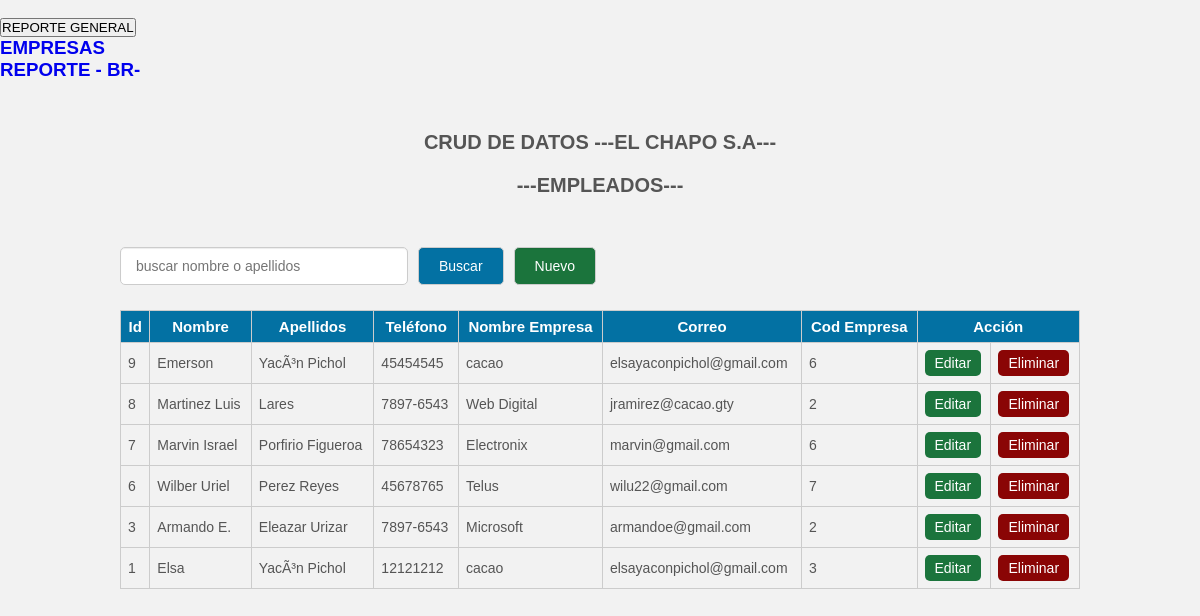
The page / on the database its author committed.
### tables this page shows
CREATE TABLE IF NOT EXISTS `empleados` (
  `id` int(11) NOT NULL AUTO_INCREMENT,
  `nombre` text NOT NULL,
  `apellidos` text NOT NULL,
  `telefono` text NOT NULL,
  `nempresa` text NOT NULL,
  `correo` text NOT NULL,
  `idEmpresa` int(11) NOT NULL,
  PRIMARY KEY (`id`)
);

### index.php (the view, shortened to what this page needs)
<?php
	include_once 'conexion.php';
	$sentencia_select=$con->prepare('SELECT *FROM empleados ORDER BY id DESC');
	$sentencia_select->execute();
	$resultado=$sentencia_select->fetchAll();
?>
 <a href="http://localhost/reportechapo/BD/index.php" target="_blank">
 	<br>
<button class="btn btn__reportegeneral"><center>REPORTE GENERAL</center></button>
							</a>
<!DOCTYPE html>
<html lang="es">
<head>
	<link rel="stylesheet" href="css/estilo.css">
	<h3><a href="entidad.php">EMPRESAS</a></h3>
	<h3><a href="busqueda.php" class="btn btn__reporte">REPORTE - BR- </a></h3>
</head>
<body>
	<div class="contenedor">
		<h2>CRUD DE DATOS ---EL CHAPO S.A--- </h2>
		<h2> ---EMPLEADOS--- </h2>
		<div class="barra__buscador">
			<form action="" class="formulario" method="post">
				<input type="text" name="buscar" placeholder="buscar nombre o apellidos"
				value="<?php if(isset($buscar_text)) echo $buscar_text; ?>" class="input__text">
				<input type="submit" class="btn" name="btn_buscar" value="Buscar">
				<a href="insertar.php" class="btn btn__nuevo">Nuevo</a>
			</form>
		</div>
		<table>
			<tr class="head">
				<td>Id</td>
				<td>Nombre</td>
				<td>Apellidos</td>
				<td>Teléfono</td>
				<td>Nombre Empresa</td>
				<td>Correo</td>
				<td>Cod Empresa</td>
				<td colspan="2">Acción</td>
			</tr>
			<?php foreach($resultado as $fila):?>
				<tr >
					<td><?php echo $fila['id']; ?></td>
					<td><?php echo $fila['nombre']; ?></td>
					<td><?php echo $fila['apellidos']; ?></td>
					<td><?php echo $fila['telefono']; ?></td>
					<td><?php echo $fila['nempresa']; ?></td>
					<td><?php echo $fila['correo']; ?></td>
					<td><?php echo $fila['idEmpresa']; ?></td>
					<td><a href="update.php?id=<?php echo $fila['id']; ?>"  class="btn__update" >Editar</a></td>
					<td><a href="delete.php?id=<?php echo $fila['id']; ?>" class="btn__delete">Eliminar</a></td>
				</tr>
			<?php endforeach ?>
		</table>
	</div>
</body>
</html>

### css/estilo.css (style rules this page uses)
* { padding: 0; margin: 0px; box-sizing: border-box; }
body { font-family: 'Arial',sans-serif; font-size: 16px; background: #f2f2f2; }
a { text-decoration: none; }
.contenedor { width: 80%; max-width: 1000px; margin: 30px auto; overflow: hidden; }
h2 { display: block; margin-top: 20px; margin-bottom: 20px; text-align: center; font-size: 20px; font-family: 'Arial', sans-serif; font-weight: bold; color: #555; }
.barra__buscador { width: 100%; margin-top: 50px; margin-bottom: 10px; }
.formulario { display: flex; width: 100%; overflow: hidden; }
form .input__text { width: 100%; border: 1px solid #ccc; border-radius: 5px; box-shadow: 0 1px 1px rgba(0, 0, 0, 0.075) inset; color: #848688; display: block; font-size: 14px; margin-bottom: 15px; padding: 10px 15px; max-width: 30%; margin-right: 10px; outline: medium none; }
form .btn { border: 1px solid #ccc; border-radius: 5px; box-shadow: 0 1px 1px rgba(0, 0, 0, 0.075) inset; color: #fff; display: block; font-size: 14px; background: rgb(3, 113, 163); margin-bottom: 15px; padding: 10px 20px; margin-right: 10px; outline: medium none; cursor: pointer; }
.btn__nuevo { float: right; background: #1b743c !important; }
table { width: 100%; border-collapse: collapse; }
table .head { background: rgb(3, 113, 163); }
table .head td { color: #fff; font-family: 'Arial',sans-serif; font-weight: bold; font-size: 15px; text-align: center; }
table tr td { border:1px solid #ccc; padding: 7px; font-size: 14px; color: #555; }
.btn__update { display: inline-block; font-size: 14px; background: #1b743c; color: #fff; border-radius: 5px; padding: 5px 10px; }
.btn__delete { display: inline-block; font-size: 14px; background: #8a0505; color: #fff; border-radius: 5px; padding: 5px 10px; }

### rows shown on the page
empleados: id "9", nombre "Emerson", apellidos "YacÃ³n Pichol", telefono "45454545", nempresa "cacao", correo "elsayaconpichol@gmail.com", idEmpresa "6"
empleados: id "8", nombre "Martinez Luis", apellidos "Lares", telefono "7897-6543", nempresa "Web Digital", correo "jramirez@cacao.gty", idEmpresa "2"
empleados: id "7", nombre "Marvin Israel", apellidos "Porfirio Figueroa", telefono "78654323", nempresa "Electronix", correo "marvin@gmail.com", idEmpresa "6"
empleados: id "6", nombre "Wilber Uriel", apellidos "Perez Reyes", telefono "45678765", nempresa "Telus", correo "wilu22@gmail.com", idEmpresa "7"
empleados: id "3", nombre "Armando E.", apellidos "Eleazar Urizar", telefono "7897-6543", nempresa "Microsoft", correo "armandoe@gmail.com", idEmpresa "2"
empleados: id "1", nombre "Elsa", apellidos "YacÃ³n Pichol", telefono "12121212", nempresa "cacao", correo "elsayaconpichol@gmail.com", idEmpresa "3"
